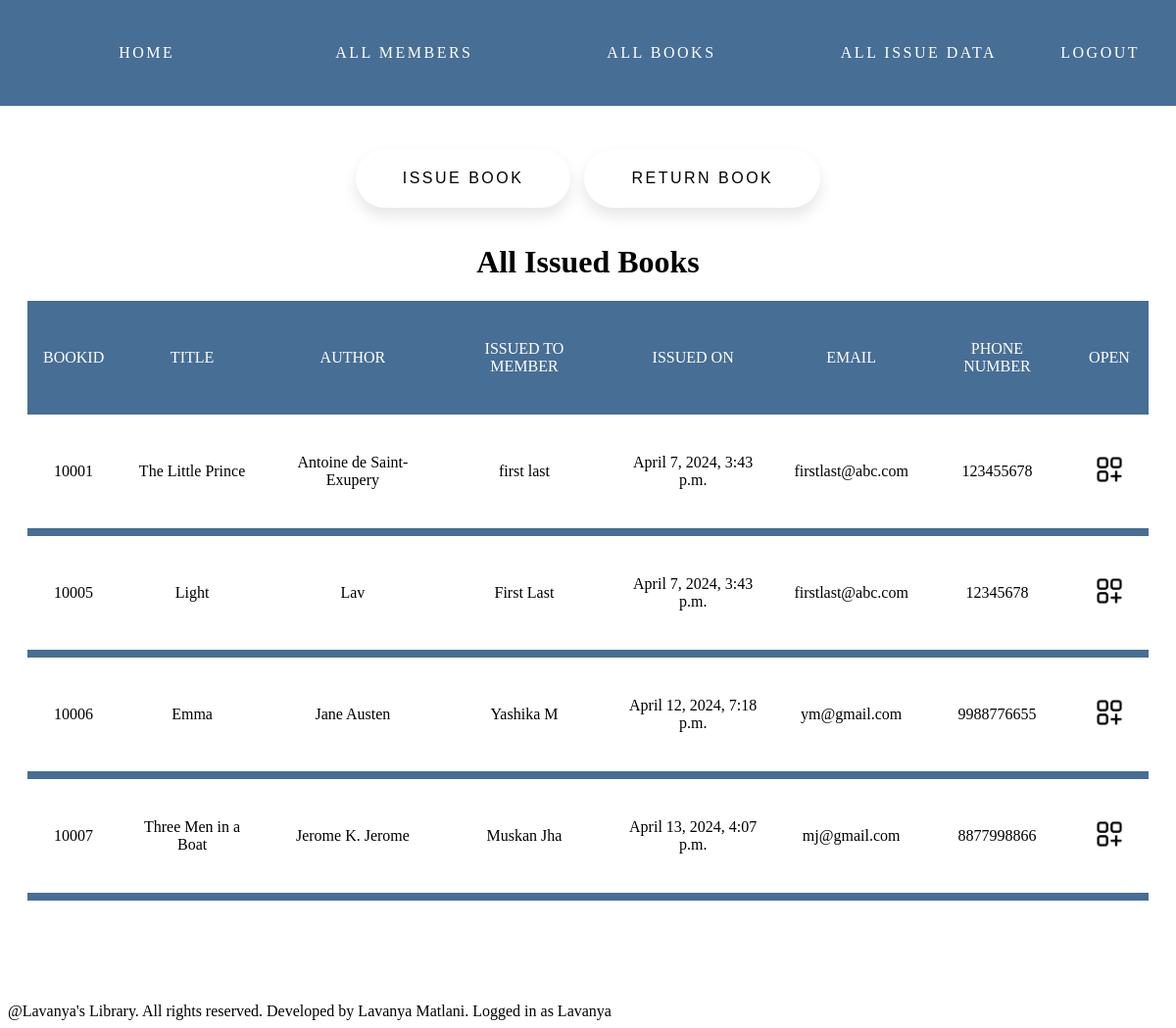
/issuebook/ (signed in), run on an earlier commit of the app's database.
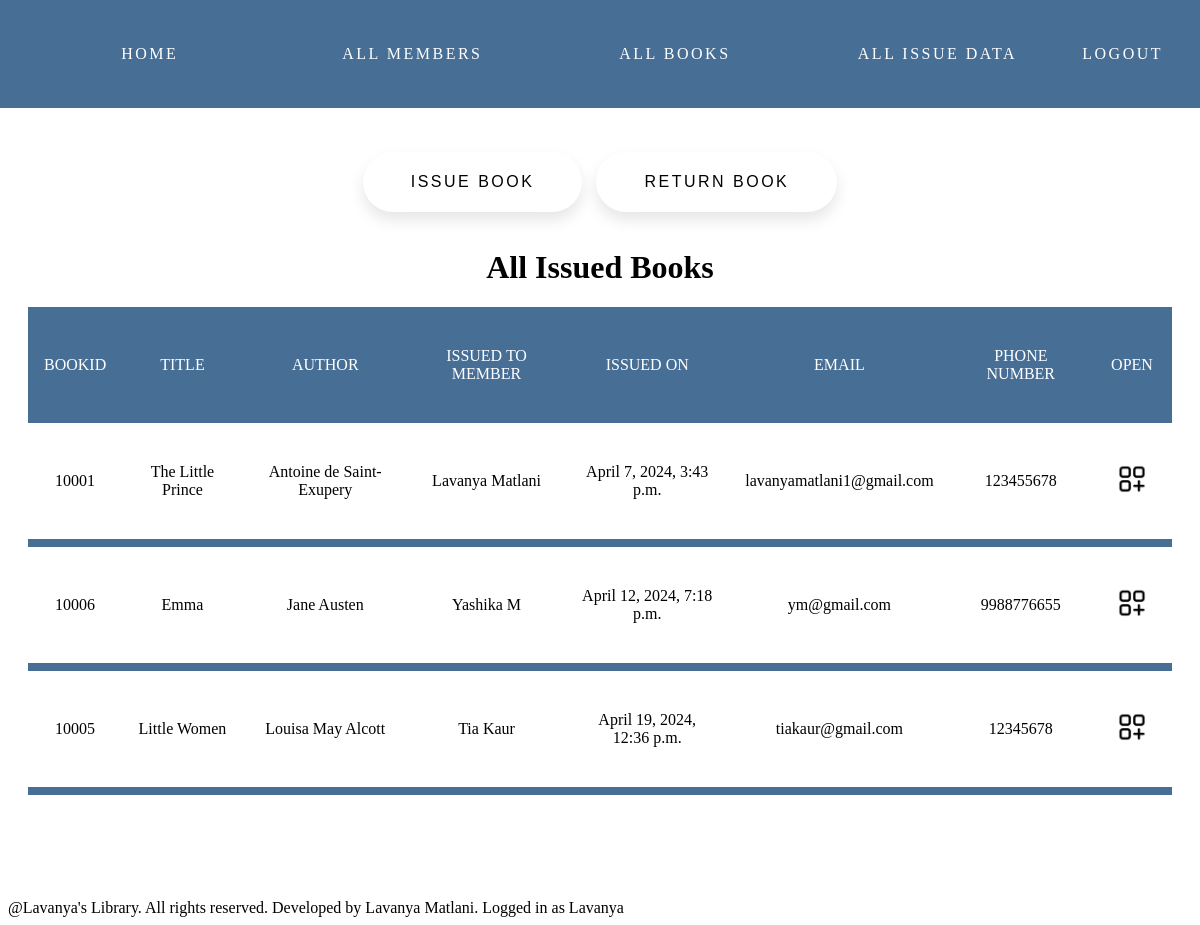
And on a later commit of the database.
### bookissue/models.py (models this page shows)
class BookIssue(models.Model):
    book = models.OneToOneField(Book,on_delete=models.RESTRICT,null=False,blank=False)
    member = models.OneToOneField(Member,on_delete=models.RESTRICT,null=False,blank=False)
    date_created = models.DateTimeField(auto_now_add=True)
    for_days = models.IntegerField(default=7,null=False,blank=True)

### books/models.py (models this page shows)
class Book(models.Model):
    book_id = models.CharField(max_length=15,null=False,blank=False,unique=True)
    title = models.CharField(max_length=100,null=False)
    author = models.CharField(max_length=50,null=False)

### members/models.py (models this page shows)
class Member(models.Model):
    username = models.CharField(max_length=40,unique=True,null=False,blank=False)
    first_name = models.CharField(max_length=40)
    last_name = models.CharField(max_length=40)
    email = models.EmailField(null=False,blank=False)
    phone_number = models.CharField(max_length=15)
    dues = models.IntegerField(null=False,default=0)

### bookissue/views.py (the view)
# urls.py: path('',index,name="index"),
@login_required(login_url='account:login')
def index(request):
    bookissues = BookIssue.objects.all()
    return render(request,'bookissue/index.html', context= {
        'bookissues':bookissues
    })

### bookissue/templates/bookissue/index.html (shortened to what this page needs)
{% extends 'members/index.html' %}
{% load static %}
{% block content %}
<div class="container">
    <div class="actionpad">
        <a href="{% url 'bookissue:issuebook'%}"><button class="yes">Issue Book</button></a>
        <a href="{% url 'bookissue:return'%}"><button class="yes">Return Book</button></a>
    </div>
    <h1>All Issued Books</h1>
    <table>
        <tr>
            <th>BookID</th>
            <th>Title</th>
            <th>Author</th>
            <th>Issued to member</th>
            <th>Issued on </th>
            <th>Email</th>
            <th>Phone number </th>
            <th>Open</th>
        </tr>
        {% for bookissue in bookissues %}
        <tr>
            <td>{{ bookissue.book.book_id }}</td>
            <td>{{ bookissue.book.title }}</td>
            <td>{{ bookissue.book.author }}</td>
            <td>{{ bookissue.member.first_name }} {{ bookissue.member.last_name }} </td>
            <td> {{ bookissue.date_created }}</td>
            <td>{{ bookissue.member.email }} </td>
            <td>{{ bookissue.member.phone_number }} </td>
            <td><a href="{% url 'bookissue:view_bookissue' bookissueid=bookissue.id %}"><img src={% static "bookissue/images/more_info.png" %} class="symbol"></a></td>
        </tr>
        {% endfor %}
    </table>
</div>
{% endblock content %}

### members/templates/members/index.html (shortened to what this page needs)
{% load static %}
<!DOCTYPE html>
<html lang="en">
<head>
    <link rel="stylesheet" href="{% static "members/css/style.css" %}">
</head>
<body>
    {% block nav %}
        <nav class="nav">
            <a class="left" href="{% url 'account:home' %}">Home</a>
            <a class="left" href="{% url 'members:index' %}">All Members</a>
            <a class="left" href="{% url 'books:index' %}">All Books</a>
            <a class="left" href="{% url 'bookissue:index' %}"> All Issue Data</a>
            <a class="right" href="{% url 'account:logout' %}">Logout</a>
        </nav>
    {% endblock nav %}
    {% block content %}{% endblock content %}
    {% block footer %}
        <div class="footer">@Lavanya's Library. All rights reserved. Developed by Lavanya Matlani. Logged in as {{ request.user }} </div>
    {% endblock footer %}
</body>
</html>

### members/static/members/css/style.css (style rules this page uses)
html { margin: 0; height: 100%; width: 100%; min-width: fit-content; }
body { margin: 0; }
.symbol { width: 3em; height: 3em; }
h1 { text-align: center; }
.nav { display:flex; align-items: center; background-color: #476e95; box-sizing: border-box; text-align: center; font-size: 1em; text-transform: uppercase; letter-spacing: 2.5px; justify-content: space-between; padding: 1em; }
.left { padding: 1.5em 1em; color: #fff; width: 100%; margin: 5px; margin-right: auto; box-sizing: border-box; text-decoration: none; }
.right { padding: 1.5em 1em; margin: 5px; margin-left: auto; box-sizing: border-box; text-decoration: none; color: #fff; }
th { color: white; padding: 2em 1em; text-transform: uppercase; font-weight: 500; }
td { background-color: white; padding: 2em 1em; }
table { width:100%; text-align: center; border-collapse: separate; border-spacing: 0 0.5em; background-color: #476e95; }
.container { border-radius: 7px; margin: 1%; padding: 1em 1em 4em 1em; }
button { padding: 1.3em 3em; font-size: 1em; text-transform: uppercase; letter-spacing: 2.5px; font-weight: 500; color: #000; background-color: #fff; border: none; border-radius: 45px; box-shadow: 0px 8px 15px rgba(0, 0, 0, 0.1); transition: all 0.3s ease 0s; cursor: pointer; outline: none; }
.actionpad { padding: 1em; text-align: center; }
.actionpad>a { margin:5px; }
.footer { margin-top: 2em; margin-right: 0; box-sizing: border-box; left: 0; bottom: 0; width: 100%; padding: 0.5em; }

What changed in the data, as far as the page shows it:
removed BookIssue: book.book_id "10005", book "Light", book.author "Lav", member.first_name "First", member.last_name "Last", date_created "April 7, 2024, 3:43 p.m.", member.email "firstlast@abc.com", member.phone_number "12345678"
removed BookIssue: book.book_id "10007", book "Three Men in a Boat", book.author "Jerome K. Jerome", member.first_name "Muskan", member.last_name "Jha", date_created "April 13, 2024, 4:07 p.m.", member.email "mj@gmail.com", member.phone_number "8877998866"
changed through a linked row, BookIssue "The Little Prince": member.first_name "first" → "Lavanya"; member.last_name "last" → "Matlani"; member.email "firstlast@abc.com" → "lavanyamatlani1@gmail.com"
added BookIssue: book.book_id "10005", book "Little Women", book.author "Louisa May Alcott", member.first_name "Tia", member.last_name "Kaur", date_created "April 19, 2024, 12:36 p.m.", member.email "tiakaur@gmail.com", member.phone_number "12345678"
